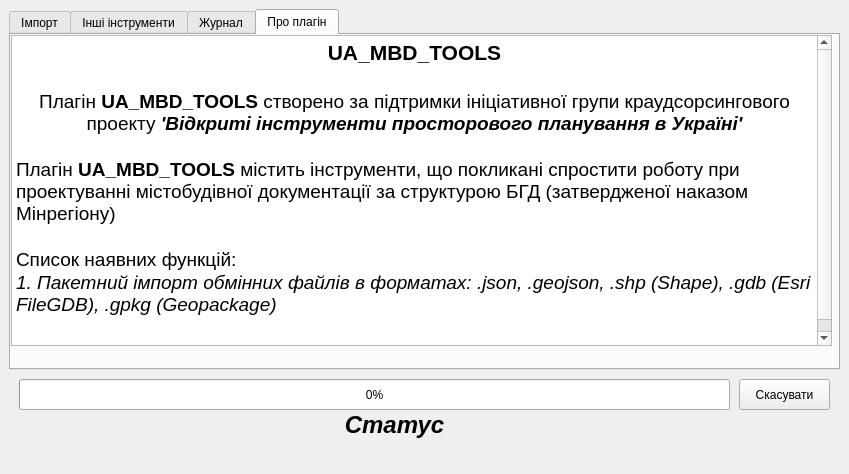
<?xml version="1.0" encoding="UTF-8"?>
<ui version="4.0">
 <class>UAMBDTOOLSDockWidgetBase</class>
 <widget class="QDockWidget" name="UAMBDTOOLSDockWidgetBase">
  <property name="windowModality">
   <enum>Qt::WindowModal</enum>
  </property>
  <property name="geometry">
   <rect>
    <x>0</x>
    <y>0</y>
    <width>849</width>
    <height>474</height>
   </rect>
  </property>
  <property name="contextMenuPolicy">
   <enum>Qt::DefaultContextMenu</enum>
  </property>
  <property name="acceptDrops">
   <bool>true</bool>
  </property>
  <property name="features">
   <set>QDockWidget::AllDockWidgetFeatures</set>
  </property>
  <property name="allowedAreas">
   <set>Qt::NoDockWidgetArea</set>
  </property>
  <property name="windowTitle">
   <string>UA_MBD_TOOLS</string>
  </property>
  <widget class="QWidget" name="dockWidgetContents">
   <layout class="QGridLayout" name="gridLayout">
    <item row="0" column="0">
     <widget class="QWidget" name="widget" native="true">
      <widget class="QProgressBar" name="progressBar">
       <property name="geometry">
        <rect>
         <x>10</x>
         <y>370</y>
         <width>711</width>
         <height>31</height>
        </rect>
       </property>
       <property name="value">
        <number>0</number>
       </property>
       <property name="orientation">
        <enum>Qt::Horizontal</enum>
       </property>
       <property name="invertedAppearance">
        <bool>false</bool>
       </property>
       <property name="textDirection">
        <enum>QProgressBar::TopToBottom</enum>
       </property>
      </widget>
      <widget class="QTabWidget" name="tabWidget">
       <property name="geometry">
        <rect>
         <x>0</x>
         <y>0</y>
         <width>831</width>
         <height>361</height>
        </rect>
       </property>
       <property name="currentIndex">
        <number>3</number>
       </property>
       <widget class="QWidget" name="tab">
        <attribute name="title">
         <string>Імпорт</string>
        </attribute>
        <widget class="QScrollArea" name="scrollArea">
         <property name="enabled">
          <bool>true</bool>
         </property>
         <property name="geometry">
          <rect>
           <x>0</x>
           <y>0</y>
           <width>601</width>
           <height>321</height>
          </rect>
         </property>
         <property name="autoFillBackground">
          <bool>true</bool>
         </property>
         <property name="widgetResizable">
          <bool>true</bool>
         </property>
         <widget class="QWidget" name="scrollAreaWidgetContents">
          <property name="geometry">
           <rect>
            <x>0</x>
            <y>0</y>
            <width>597</width>
            <height>317</height>
           </rect>
          </property>
          <widget class="QComboBox" name="comboBox">
           <property name="geometry">
            <rect>
             <x>180</x>
             <y>10</y>
             <width>411</width>
             <height>31</height>
            </rect>
           </property>
           <property name="font">
            <font>
             <pointsize>12</pointsize>
            </font>
           </property>
           <property name="editable">
            <bool>false</bool>
           </property>
           <property name="placeholderText">
            <string comment="0"/>
           </property>
           <item>
            <property name="text">
             <string> Імпорт з файлів .geojson</string>
            </property>
           </item>
           <item>
            <property name="text">
             <string> Імпорт з файлу .gpkg</string>
            </property>
           </item>
           <item>
            <property name="text">
             <string> Імпорт з файлу (папки) .gdb</string>
            </property>
           </item>
           <item>
            <property name="text">
             <string>Імпорт з файлів .shp</string>
            </property>
           </item>
           <item>
            <property name="text">
             <string>Імпорт з файлів .json (зі структурою geojson)</string>
            </property>
           </item>
          </widget>
          <widget class="QgsFileWidget" name="mQgsFileWidget">
           <property name="geometry">
            <rect>
             <x>260</x>
             <y>50</y>
             <width>331</width>
             <height>41</height>
            </rect>
           </property>
           <property name="fullUrl">
            <bool>true</bool>
           </property>
           <property name="storageMode">
            <enum>QgsFileWidget::GetDirectory</enum>
           </property>
           <property name="options">
            <set>QFileDialog::DontUseNativeDialog</set>
           </property>
          </widget>
          <widget class="QLabel" name="label_2">
           <property name="geometry">
            <rect>
             <x>10</x>
             <y>50</y>
             <width>241</width>
             <height>41</height>
            </rect>
           </property>
           <property name="font">
            <font>
             <pointsize>12</pointsize>
            </font>
           </property>
           <property name="text">
            <string>Оберіть шлях до папки/файлу:</string>
           </property>
          </widget>
          <widget class="QWidget" name="gridLayoutWidget">
           <property name="geometry">
            <rect>
             <x>10</x>
             <y>120</y>
             <width>644</width>
             <height>95</height>
            </rect>
           </property>
           <layout class="QGridLayout" name="gridLayout_2">
            <item row="1" column="0">
             <widget class="QCheckBox" name="checkBox_2">
              <property name="font">
               <font>
                <pointsize>12</pointsize>
               </font>
              </property>
              <property name="text">
               <string>Імпортувати шари з невірною назвою як тимчасові</string>
              </property>
              <property name="checked">
               <bool>true</bool>
              </property>
             </widget>
            </item>
            <item row="0" column="0">
             <widget class="QCheckBox" name="checkBox">
              <property name="enabled">
               <bool>false</bool>
              </property>
              <property name="font">
               <font>
                <pointsize>12</pointsize>
               </font>
              </property>
              <property name="text">
               <string>Мультипроцесорність</string>
              </property>
              <property name="checked">
               <bool>false</bool>
              </property>
             </widget>
            </item>
            <item row="2" column="0">
             <widget class="QCheckBox" name="checkBox_3">
              <property name="enabled">
               <bool>true</bool>
              </property>
              <property name="font">
               <font>
                <pointsize>12</pointsize>
               </font>
              </property>
              <property name="text">
               <string>Імпортувати ВСІ шари як тимчасові</string>
              </property>
             </widget>
            </item>
           </layout>
          </widget>
          <widget class="QLabel" name="label_3">
           <property name="geometry">
            <rect>
             <x>140</x>
             <y>90</y>
             <width>287</width>
             <height>31</height>
            </rect>
           </property>
           <property name="font">
            <font>
             <pointsize>12</pointsize>
            </font>
           </property>
           <property name="text">
            <string>Опції</string>
           </property>
           <property name="alignment">
            <set>Qt::AlignCenter</set>
           </property>
          </widget>
          <widget class="QLabel" name="label_4">
           <property name="geometry">
            <rect>
             <x>10</x>
             <y>10</y>
             <width>171</width>
             <height>31</height>
            </rect>
           </property>
           <property name="font">
            <font>
             <pointsize>12</pointsize>
            </font>
           </property>
           <property name="text">
            <string>Оберіть тип імпорту:</string>
           </property>
          </widget>
          <widget class="QPushButton" name="readLayersButton">
           <property name="geometry">
            <rect>
             <x>430</x>
             <y>280</y>
             <width>161</width>
             <height>31</height>
            </rect>
           </property>
           <property name="font">
            <font>
             <pointsize>12</pointsize>
            </font>
           </property>
           <property name="text">
            <string>Зчитати шари</string>
           </property>
          </widget>
         </widget>
        </widget>
        <widget class="QTextBrowser" name="textBrowser">
         <property name="geometry">
          <rect>
           <x>610</x>
           <y>0</y>
           <width>211</width>
           <height>321</height>
          </rect>
         </property>
         <property name="html">
          <string>&lt;!DOCTYPE HTML PUBLIC &quot;-//W3C//DTD HTML 4.0//EN&quot; &quot;http://www.w3.org/TR/REC-html40/strict.dtd&quot;&gt;
&lt;html&gt;&lt;head&gt;&lt;meta name=&quot;qrichtext&quot; content=&quot;1&quot; /&gt;&lt;style type=&quot;text/css&quot;&gt;
p, li { white-space: pre-wrap; }
&lt;/style&gt;&lt;/head&gt;&lt;body style=&quot; font-family:'Noto Sans'; font-size:10pt; font-weight:400; font-style:normal;&quot;&gt;
&lt;p align=&quot;center&quot; style=&quot; margin-top:0px; margin-bottom:0px; margin-left:0px; margin-right:0px; -qt-block-indent:0; text-indent:0px;&quot;&gt;&lt;span style=&quot; font-size:11pt; font-weight:600;&quot;&gt;ІМПОРТ (ПАКЕТНИЙ ІМПОРТ)&lt;/span&gt;&lt;/p&gt;
&lt;p style=&quot;-qt-paragraph-type:empty; margin-top:0px; margin-bottom:0px; margin-left:0px; margin-right:0px; -qt-block-indent:0; text-indent:0px; font-family:'MS Shell Dlg 2'; font-size:11pt;&quot;&gt;&lt;br /&gt;&lt;/p&gt;
&lt;p style=&quot; margin-top:0px; margin-bottom:0px; margin-left:0px; margin-right:0px; -qt-block-indent:0; text-indent:0px;&quot;&gt;&lt;span style=&quot; font-family:'MS Shell Dlg 2'; font-size:11pt;&quot;&gt;Алгоритм призначений для пакетного імпорту даних з багатьох файлів/шарів обмінників. Нижче по тексту попередження та інструкція з використання.&lt;/span&gt;&lt;/p&gt;
&lt;p style=&quot;-qt-paragraph-type:empty; margin-top:0px; margin-bottom:0px; margin-left:0px; margin-right:0px; -qt-block-indent:0; text-indent:0px; font-family:'MS Shell Dlg 2'; font-size:11pt;&quot;&gt;&lt;br /&gt;&lt;/p&gt;
&lt;p align=&quot;center&quot; style=&quot; margin-top:0px; margin-bottom:0px; margin-left:0px; margin-right:0px; -qt-block-indent:0; text-indent:0px;&quot;&gt;&lt;span style=&quot; font-family:'MS Shell Dlg 2'; font-size:11pt; font-weight:600; color:#ff0000;&quot;&gt;!!!УВАГА. ПРОЧИТАТИ ПЕРЕД ВИКОРИСТАННЯМ!!!&lt;/span&gt;&lt;/p&gt;
&lt;p style=&quot; margin-top:0px; margin-bottom:0px; margin-left:0px; margin-right:0px; -qt-block-indent:0; text-indent:0px;&quot;&gt;&lt;span style=&quot; font-family:'MS Shell Dlg 2'; font-size:11pt;&quot;&gt;Перед запуском алгоритму прошу зробити резервну копію проекту. Для проектів на основі geopackage та gdb - копію файла/папки, для проектів на основі postgres копію бази даних. &lt;/span&gt;&lt;/p&gt;
&lt;p style=&quot;-qt-paragraph-type:empty; margin-top:0px; margin-bottom:0px; margin-left:0px; margin-right:0px; -qt-block-indent:0; text-indent:0px; font-family:'MS Shell Dlg 2'; font-size:11pt;&quot;&gt;&lt;br /&gt;&lt;/p&gt;
&lt;p style=&quot; margin-top:0px; margin-bottom:0px; margin-left:0px; margin-right:0px; -qt-block-indent:0; text-indent:0px;&quot;&gt;&lt;span style=&quot; font-family:'MS Shell Dlg 2'; font-size:11pt;&quot;&gt;При роботі алгоритму QGIS може &amp;quot;підвиснути&amp;quot; і не відкликатися. &lt;/span&gt;&lt;span style=&quot; font-family:'MS Shell Dlg 2'; font-size:11pt; font-weight:600;&quot;&gt;ЦЕ НОРМАЛЬНО&lt;/span&gt;&lt;span style=&quot; font-family:'MS Shell Dlg 2'; font-size:11pt;&quot;&gt;, таке може бути, тому варто дочекатися повідомлення про завершення виконання. Причиною можуть бути як потужність ПК так і великі об'єми та кількість обмінників, які QGIS може довго обробляти.&lt;/span&gt;&lt;/p&gt;
&lt;p style=&quot;-qt-paragraph-type:empty; margin-top:0px; margin-bottom:0px; margin-left:0px; margin-right:0px; -qt-block-indent:0; text-indent:0px; font-family:'MS Shell Dlg 2'; font-size:11pt;&quot;&gt;&lt;br /&gt;&lt;/p&gt;
&lt;p style=&quot; margin-top:0px; margin-bottom:0px; margin-left:0px; margin-right:0px; -qt-block-indent:0; text-indent:0px;&quot;&gt;&lt;span style=&quot; font-family:'MS Shell Dlg 2'; font-size:11pt;&quot;&gt;Як користуватися:&lt;/span&gt;&lt;/p&gt;
&lt;p style=&quot; margin-top:0px; margin-bottom:0px; margin-left:0px; margin-right:0px; -qt-block-indent:0; text-indent:0px;&quot;&gt;&lt;span style=&quot; font-family:'MS Shell Dlg 2'; font-size:11pt;&quot;&gt;1. Оберіть тип імпорту (формат даних обмінника)&lt;/span&gt;&lt;/p&gt;
&lt;p style=&quot; margin-top:0px; margin-bottom:0px; margin-left:0px; margin-right:0px; -qt-block-indent:0; text-indent:0px;&quot;&gt;&lt;span style=&quot; font-family:'MS Shell Dlg 2'; font-size:11pt;&quot;&gt;2. Вказуємо шлях до файлу обмінника або папки з файлами обмінників&lt;/span&gt;&lt;/p&gt;
&lt;p style=&quot; margin-top:0px; margin-bottom:0px; margin-left:0px; margin-right:0px; -qt-block-indent:0; text-indent:0px;&quot;&gt;&lt;span style=&quot; font-family:'MS Shell Dlg 2'; font-size:11pt;&quot;&gt;3. За потреби обираємо додаткові опції:&lt;/span&gt;&lt;/p&gt;
&lt;p style=&quot; margin-top:0px; margin-bottom:0px; margin-left:0px; margin-right:0px; -qt-block-indent:0; text-indent:0px;&quot;&gt;&lt;span style=&quot; font-family:'MS Shell Dlg 2'; font-size:11pt;&quot;&gt;  а) Імпортувати шари з невірною назвою як тимчасові - якщо назва файлу обмінника не відповідає англійській назві шару в проекті, то такий шар буде імпортовано як тимчасовий&lt;/span&gt;&lt;/p&gt;
&lt;p style=&quot; margin-top:0px; margin-bottom:0px; margin-left:0px; margin-right:0px; -qt-block-indent:0; text-indent:0px;&quot;&gt;&lt;span style=&quot; font-family:'MS Shell Dlg 2'; font-size:11pt;&quot;&gt; б) Імпортувати ВСІ шари як тимчасові - абсолютно всі шари (файли) обмінників будуть імпортовані як тимчасові&lt;/span&gt;&lt;/p&gt;
&lt;p style=&quot;-qt-paragraph-type:empty; margin-top:0px; margin-bottom:0px; margin-left:0px; margin-right:0px; -qt-block-indent:0; text-indent:0px; font-family:'MS Shell Dlg 2'; font-size:11pt;&quot;&gt;&lt;br /&gt;&lt;/p&gt;
&lt;p style=&quot; margin-top:0px; margin-bottom:0px; margin-left:0px; margin-right:0px; -qt-block-indent:0; text-indent:0px;&quot;&gt;&lt;span style=&quot; font-family:'MS Shell Dlg 2'; font-size:11pt;&quot;&gt;Як працює імпорт?&lt;/span&gt;&lt;/p&gt;
&lt;p style=&quot; margin-top:0px; margin-bottom:0px; margin-left:0px; margin-right:0px; -qt-block-indent:0; text-indent:0px;&quot;&gt;&lt;span style=&quot; font-family:'MS Shell Dlg 2'; font-size:11pt;&quot;&gt;Інструмент визначає куди йому імпортувати дані за назвою файла обмінника (shape, geojson, json) або шару (назва таблиці) з обмінника (для gpkg, gdb) ТА за латинською назвою шару в проекті (назва таблиці). &lt;/span&gt;&lt;/p&gt;
&lt;p style=&quot; margin-top:0px; margin-bottom:0px; margin-left:0px; margin-right:0px; -qt-block-indent:0; text-indent:0px;&quot;&gt;&lt;span style=&quot; font-family:'MS Shell Dlg 2'; font-size:11pt;&quot;&gt;Наприклад маємо файл обмінника -  &amp;quot;parcel.geojson&amp;quot;, а в проекті маємо шар &amp;quot;Земельні ділянки&amp;quot; з латинською назвою &amp;quot;parcel&amp;quot;. Відповідно алгоритм зчитає назву обмінника як parcel, побачить, що в проекті є шар з аналогічною назвою на латиниці і автоматично скопіює дані з обмінника в шар проєкту. Якщо ж наприклад файл обмінника має назву &amp;quot;Земельні ділянки.geojson&amp;quot;, то в такому разі автоматичного копіювання не відбудеться, бо визначення шару проекту йде за латинською назвою.&lt;/span&gt;&lt;/p&gt;
&lt;p style=&quot;-qt-paragraph-type:empty; margin-top:0px; margin-bottom:0px; margin-left:0px; margin-right:0px; -qt-block-indent:0; text-indent:0px; font-family:'MS Shell Dlg 2'; font-size:11pt;&quot;&gt;&lt;br /&gt;&lt;/p&gt;&lt;/body&gt;&lt;/html&gt;</string>
         </property>
         <property name="textInteractionFlags">
          <set>Qt::LinksAccessibleByKeyboard|Qt::LinksAccessibleByMouse</set>
         </property>
         <property name="openExternalLinks">
          <bool>true</bool>
         </property>
        </widget>
       </widget>
       <widget class="QWidget" name="tab_2">
        <attribute name="title">
         <string>Інші інструменти</string>
        </attribute>
        <widget class="QTextBrowser" name="textBrowser_4">
         <property name="geometry">
          <rect>
           <x>0</x>
           <y>0</y>
           <width>821</width>
           <height>321</height>
          </rect>
         </property>
         <property name="html">
          <string>&lt;!DOCTYPE HTML PUBLIC &quot;-//W3C//DTD HTML 4.0//EN&quot; &quot;http://www.w3.org/TR/REC-html40/strict.dtd&quot;&gt;
&lt;html&gt;&lt;head&gt;&lt;meta name=&quot;qrichtext&quot; content=&quot;1&quot; /&gt;&lt;style type=&quot;text/css&quot;&gt;
p, li { white-space: pre-wrap; }
&lt;/style&gt;&lt;/head&gt;&lt;body style=&quot; font-family:'Noto Sans'; font-size:10pt; font-weight:400; font-style:normal;&quot;&gt;
&lt;p style=&quot; margin-top:0px; margin-bottom:0px; margin-left:0px; margin-right:0px; -qt-block-indent:0; text-indent:0px;&quot;&gt;&lt;span style=&quot; font-size:11pt;&quot;&gt;В ПОДАЛЬШОМУ ТУТ БУДУТЬ РОЗМІЩЕНІ ІНШІ ІНСТРУМЕНТИ.&lt;/span&gt;&lt;/p&gt;
&lt;p style=&quot;-qt-paragraph-type:empty; margin-top:0px; margin-bottom:0px; margin-left:0px; margin-right:0px; -qt-block-indent:0; text-indent:0px; font-size:11pt;&quot;&gt;&lt;br /&gt;&lt;/p&gt;
&lt;p style=&quot; margin-top:0px; margin-bottom:0px; margin-left:0px; margin-right:0px; -qt-block-indent:0; text-indent:0px;&quot;&gt;&lt;span style=&quot; font-size:11pt;&quot;&gt;Планується реалізувати такі функції:&lt;/span&gt;&lt;/p&gt;
&lt;p style=&quot; margin-top:0px; margin-bottom:0px; margin-left:0px; margin-right:0px; -qt-block-indent:0; text-indent:0px;&quot;&gt;&lt;span style=&quot; font-size:11pt;&quot;&gt;1. Перевірка проекту на відповідність структурі БГД (затвердженої наказом Мінрегіону)&lt;/span&gt;&lt;/p&gt;
&lt;p style=&quot; margin-top:0px; margin-bottom:0px; margin-left:0px; margin-right:0px; -qt-block-indent:0; text-indent:0px;&quot;&gt;&lt;span style=&quot; font-size:11pt;&quot;&gt;2. Імпорт даних з postgres&lt;/span&gt;&lt;/p&gt;
&lt;p style=&quot; margin-top:0px; margin-bottom:0px; margin-left:0px; margin-right:0px; -qt-block-indent:0; text-indent:0px;&quot;&gt;&lt;span style=&quot; font-size:11pt;&quot;&gt;3. Перевірка атрибутів об'єктів на відповідність структурі БГД (затвердженої наказом Мінрегіону)&lt;/span&gt;&lt;/p&gt;
&lt;p style=&quot; margin-top:0px; margin-bottom:0px; margin-left:0px; margin-right:0px; -qt-block-indent:0; text-indent:0px;&quot;&gt;&lt;span style=&quot; font-size:11pt;&quot;&gt;4. Пакетний експорт обмінників &lt;/span&gt;&lt;/p&gt;
&lt;p style=&quot; margin-top:0px; margin-bottom:0px; margin-left:0px; margin-right:0px; -qt-block-indent:0; text-indent:0px;&quot;&gt;&lt;span style=&quot; font-size:11pt;&quot;&gt;ІНШІ&lt;/span&gt;&lt;/p&gt;&lt;/body&gt;&lt;/html&gt;</string>
         </property>
         <property name="textInteractionFlags">
          <set>Qt::LinksAccessibleByKeyboard|Qt::LinksAccessibleByMouse</set>
         </property>
         <property name="openExternalLinks">
          <bool>true</bool>
         </property>
        </widget>
       </widget>
       <widget class="QWidget" name="tab_3">
        <attribute name="title">
         <string>Журнал</string>
        </attribute>
        <widget class="QPlainTextEdit" name="plainTextEdit">
         <property name="geometry">
          <rect>
           <x>0</x>
           <y>0</y>
           <width>591</width>
           <height>281</height>
          </rect>
         </property>
         <property name="readOnly">
          <bool>true</bool>
         </property>
        </widget>
        <widget class="QPushButton" name="save_logs_button">
         <property name="geometry">
          <rect>
           <x>0</x>
           <y>290</y>
           <width>151</width>
           <height>34</height>
          </rect>
         </property>
         <property name="text">
          <string>Зберегти вміст у файл</string>
         </property>
        </widget>
        <widget class="QPushButton" name="clear_logs_button">
         <property name="geometry">
          <rect>
           <x>180</x>
           <y>290</y>
           <width>171</width>
           <height>34</height>
          </rect>
         </property>
         <property name="text">
          <string>Очистити вміст журналу</string>
         </property>
        </widget>
        <widget class="QPushButton" name="copy_logs_button">
         <property name="geometry">
          <rect>
           <x>367</x>
           <y>290</y>
           <width>221</width>
           <height>34</height>
          </rect>
         </property>
         <property name="text">
          <string>Копіювати вміст в буфер обміну</string>
         </property>
        </widget>
        <widget class="QTextBrowser" name="textBrowser_3">
         <property name="geometry">
          <rect>
           <x>600</x>
           <y>0</y>
           <width>221</width>
           <height>321</height>
          </rect>
         </property>
         <property name="html">
          <string>&lt;!DOCTYPE HTML PUBLIC &quot;-//W3C//DTD HTML 4.0//EN&quot; &quot;http://www.w3.org/TR/REC-html40/strict.dtd&quot;&gt;
&lt;html&gt;&lt;head&gt;&lt;meta name=&quot;qrichtext&quot; content=&quot;1&quot; /&gt;&lt;style type=&quot;text/css&quot;&gt;
p, li { white-space: pre-wrap; }
&lt;/style&gt;&lt;/head&gt;&lt;body style=&quot; font-family:'Noto Sans'; font-size:10pt; font-weight:400; font-style:normal;&quot;&gt;
&lt;p align=&quot;center&quot; style=&quot; margin-top:0px; margin-bottom:0px; margin-left:0px; margin-right:0px; -qt-block-indent:0; text-indent:0px;&quot;&gt;&lt;span style=&quot; font-family:'MS Shell Dlg 2'; font-size:12pt; font-weight:600;&quot;&gt;Журнал&lt;/span&gt;&lt;/p&gt;
&lt;p align=&quot;center&quot; style=&quot;-qt-paragraph-type:empty; margin-top:0px; margin-bottom:0px; margin-left:0px; margin-right:0px; -qt-block-indent:0; text-indent:0px; font-family:'MS Shell Dlg 2'; font-size:12pt; font-weight:600;&quot;&gt;&lt;br /&gt;&lt;/p&gt;
&lt;p style=&quot; margin-top:0px; margin-bottom:0px; margin-left:0px; margin-right:0px; -qt-block-indent:0; text-indent:0px;&quot;&gt;&lt;span style=&quot; font-family:'MS Shell Dlg 2'; font-size:12pt;&quot;&gt;На цій вкладці записуються логи виконання програми&lt;/span&gt;&lt;/p&gt;
&lt;p style=&quot; margin-top:0px; margin-bottom:0px; margin-left:0px; margin-right:0px; -qt-block-indent:0; text-indent:0px;&quot;&gt;&lt;span style=&quot; font-family:'MS Shell Dlg 2'; font-size:12pt;&quot;&gt;Логи можна зберегти, скопіювати в буфер обміну або очистити.&lt;/span&gt;&lt;/p&gt;
&lt;p style=&quot;-qt-paragraph-type:empty; margin-top:0px; margin-bottom:0px; margin-left:0px; margin-right:0px; -qt-block-indent:0; text-indent:0px;&quot;&gt;&lt;br /&gt;&lt;/p&gt;&lt;/body&gt;&lt;/html&gt;</string>
         </property>
         <property name="textInteractionFlags">
          <set>Qt::LinksAccessibleByKeyboard|Qt::LinksAccessibleByMouse</set>
         </property>
         <property name="openExternalLinks">
          <bool>true</bool>
         </property>
        </widget>
       </widget>
       <widget class="QWidget" name="tab_4">
        <attribute name="title">
         <string>Про плагін</string>
        </attribute>
        <widget class="QTextBrowser" name="textBrowser_2">
         <property name="geometry">
          <rect>
           <x>0</x>
           <y>0</y>
           <width>821</width>
           <height>311</height>
          </rect>
         </property>
         <property name="html">
          <string>&lt;!DOCTYPE HTML PUBLIC &quot;-//W3C//DTD HTML 4.0//EN&quot; &quot;http://www.w3.org/TR/REC-html40/strict.dtd&quot;&gt;
&lt;html&gt;&lt;head&gt;&lt;meta name=&quot;qrichtext&quot; content=&quot;1&quot; /&gt;&lt;style type=&quot;text/css&quot;&gt;
p, li { white-space: pre-wrap; }
&lt;/style&gt;&lt;/head&gt;&lt;body style=&quot; font-family:'Noto Sans'; font-size:10pt; font-weight:400; font-style:normal;&quot;&gt;
&lt;p align=&quot;center&quot; style=&quot; margin-top:0px; margin-bottom:0px; margin-left:0px; margin-right:0px; -qt-block-indent:0; text-indent:0px;&quot;&gt;&lt;span style=&quot; font-family:'MS Shell Dlg 2'; font-size:16pt; font-weight:600;&quot;&gt;UA_MBD_TOOLS&lt;/span&gt;&lt;/p&gt;
&lt;p align=&quot;center&quot; style=&quot;-qt-paragraph-type:empty; margin-top:0px; margin-bottom:0px; margin-left:0px; margin-right:0px; -qt-block-indent:0; text-indent:0px; font-family:'MS Shell Dlg 2'; font-size:16pt; font-weight:600;&quot;&gt;&lt;br /&gt;&lt;/p&gt;
&lt;p align=&quot;center&quot; style=&quot; margin-top:0px; margin-bottom:0px; margin-left:0px; margin-right:0px; -qt-block-indent:0; text-indent:0px;&quot;&gt;&lt;span style=&quot; font-family:'MS Shell Dlg 2'; font-size:14pt;&quot;&gt;Плагін &lt;/span&gt;&lt;span style=&quot; font-family:'MS Shell Dlg 2'; font-size:14pt; font-weight:600;&quot;&gt;UA_MBD_TOOLS &lt;/span&gt;&lt;span style=&quot; font-family:'MS Shell Dlg 2'; font-size:14pt;&quot;&gt;створено за підтримки ініціативної групи краудсорсингового проекту &lt;/span&gt;&lt;span style=&quot; font-family:'MS Shell Dlg 2'; font-size:14pt; font-weight:600; font-style:italic;&quot;&gt;'Відкриті інструменти просторового планування в Україні'&lt;/span&gt;&lt;/p&gt;
&lt;p style=&quot;-qt-paragraph-type:empty; margin-top:0px; margin-bottom:0px; margin-left:0px; margin-right:0px; -qt-block-indent:0; text-indent:0px; font-family:'MS Shell Dlg 2'; font-size:14pt;&quot;&gt;&lt;br /&gt;&lt;/p&gt;
&lt;p style=&quot; margin-top:0px; margin-bottom:0px; margin-left:0px; margin-right:0px; -qt-block-indent:0; text-indent:0px;&quot;&gt;&lt;span style=&quot; font-family:'MS Shell Dlg 2'; font-size:14pt;&quot;&gt;Плагін &lt;/span&gt;&lt;span style=&quot; font-family:'MS Shell Dlg 2'; font-size:14pt; font-weight:600;&quot;&gt;UA_MBD_TOOLS&lt;/span&gt;&lt;span style=&quot; font-family:'MS Shell Dlg 2'; font-size:14pt;&quot;&gt; містить інструменти, що покликані спростити роботу при проектуванні містобудівної документації за структурою БГД (затвердженої наказом Мінрегіону)&lt;/span&gt;&lt;/p&gt;
&lt;p style=&quot;-qt-paragraph-type:empty; margin-top:0px; margin-bottom:0px; margin-left:0px; margin-right:0px; -qt-block-indent:0; text-indent:0px; font-family:'MS Shell Dlg 2'; font-size:14pt;&quot;&gt;&lt;br /&gt;&lt;/p&gt;
&lt;p style=&quot; margin-top:0px; margin-bottom:0px; margin-left:0px; margin-right:0px; -qt-block-indent:0; text-indent:0px;&quot;&gt;&lt;span style=&quot; font-family:'MS Shell Dlg 2'; font-size:14pt;&quot;&gt;Список наявних функцій:&lt;/span&gt;&lt;/p&gt;
&lt;p style=&quot; margin-top:0px; margin-bottom:0px; margin-left:0px; margin-right:0px; -qt-block-indent:0; text-indent:0px;&quot;&gt;&lt;span style=&quot; font-family:'MS Shell Dlg 2'; font-size:14pt; font-style:italic;&quot;&gt;1. Пакетний імпорт обмінних файлів в форматах: .json, .geojson, .shp (Shape), .gdb (Esri FileGDB), .gpkg (Geopackage)&lt;/span&gt;&lt;/p&gt;
&lt;p style=&quot;-qt-paragraph-type:empty; margin-top:0px; margin-bottom:0px; margin-left:0px; margin-right:0px; -qt-block-indent:0; text-indent:0px; font-family:'MS Shell Dlg 2'; font-size:14pt;&quot;&gt;&lt;br /&gt;&lt;/p&gt;
&lt;p align=&quot;center&quot; style=&quot;-qt-paragraph-type:empty; margin-top:0px; margin-bottom:0px; margin-left:0px; margin-right:0px; -qt-block-indent:0; text-indent:0px;&quot;&gt;&lt;br /&gt;&lt;/p&gt;&lt;/body&gt;&lt;/html&gt;</string>
         </property>
         <property name="textInteractionFlags">
          <set>Qt::LinksAccessibleByKeyboard|Qt::LinksAccessibleByMouse</set>
         </property>
         <property name="openExternalLinks">
          <bool>true</bool>
         </property>
        </widget>
       </widget>
      </widget>
      <widget class="QPushButton" name="cancelButton">
       <property name="geometry">
        <rect>
         <x>730</x>
         <y>370</y>
         <width>91</width>
         <height>31</height>
        </rect>
       </property>
       <property name="text">
        <string>Скасувати</string>
       </property>
       <property name="checkable">
        <bool>false</bool>
       </property>
       <property name="flat">
        <bool>false</bool>
       </property>
      </widget>
      <widget class="QLabel" name="status_label">
       <property name="geometry">
        <rect>
         <x>-20</x>
         <y>400</y>
         <width>811</width>
         <height>31</height>
        </rect>
       </property>
       <property name="font">
        <font>
         <pointsize>18</pointsize>
         <weight>75</weight>
         <italic>true</italic>
         <bold>true</bold>
         <underline>false</underline>
         <strikeout>false</strikeout>
        </font>
       </property>
       <property name="text">
        <string>Статус</string>
       </property>
       <property name="alignment">
        <set>Qt::AlignCenter</set>
       </property>
      </widget>
     </widget>
    </item>
   </layout>
  </widget>
 </widget>
 <customwidgets>
  <customwidget>
   <class>QgsFileWidget</class>
   <extends>QWidget</extends>
   <header>qgsfilewidget.h</header>
  </customwidget>
 </customwidgets>
 <resources/>
 <connections/>
</ui>
